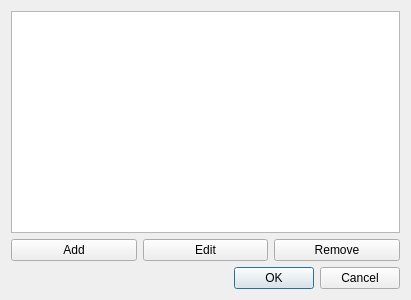
<?xml version="1.0" encoding="UTF-8"?>
<ui version="4.0">
 <class>Dialog</class>
 <widget class="QDialog" name="Dialog">
  <property name="geometry">
   <rect>
    <x>0</x>
    <y>0</y>
    <width>411</width>
    <height>300</height>
   </rect>
  </property>
  <property name="windowTitle">
   <string>Dialog</string>
  </property>
  <layout class="QGridLayout" name="gridLayout">
   <item row="0" column="0">
    <layout class="QVBoxLayout" name="verticalLayout">
     <item>
      <widget class="QListWidget" name="listWidget"/>
     </item>
     <item>
      <layout class="QHBoxLayout" name="horizontalLayout">
       <item>
        <widget class="QPushButton" name="pushButton_add_sensor">
         <property name="text">
          <string>Add</string>
         </property>
        </widget>
       </item>
       <item>
        <widget class="QPushButton" name="pushButton_edit_sensor">
         <property name="text">
          <string>Edit</string>
         </property>
        </widget>
       </item>
       <item>
        <widget class="QPushButton" name="pushButton_remove_sensor">
         <property name="text">
          <string>Remove</string>
         </property>
        </widget>
       </item>
      </layout>
     </item>
     <item>
      <widget class="QDialogButtonBox" name="buttonBox">
       <property name="orientation">
        <enum>Qt::Horizontal</enum>
       </property>
       <property name="standardButtons">
        <set>QDialogButtonBox::Cancel|QDialogButtonBox::Ok</set>
       </property>
      </widget>
     </item>
    </layout>
   </item>
  </layout>
 </widget>
 <resources/>
 <connections>
  <connection>
   <sender>buttonBox</sender>
   <signal>accepted()</signal>
   <receiver>Dialog</receiver>
   <slot>accept()</slot>
   <hints>
    <hint type="sourcelabel">
     <x>248</x>
     <y>254</y>
    </hint>
    <hint type="destinationlabel">
     <x>157</x>
     <y>274</y>
    </hint>
   </hints>
  </connection>
  <connection>
   <sender>buttonBox</sender>
   <signal>rejected()</signal>
   <receiver>Dialog</receiver>
   <slot>reject()</slot>
   <hints>
    <hint type="sourcelabel">
     <x>316</x>
     <y>260</y>
    </hint>
    <hint type="destinationlabel">
     <x>286</x>
     <y>274</y>
    </hint>
   </hints>
  </connection>
 </connections>
</ui>
